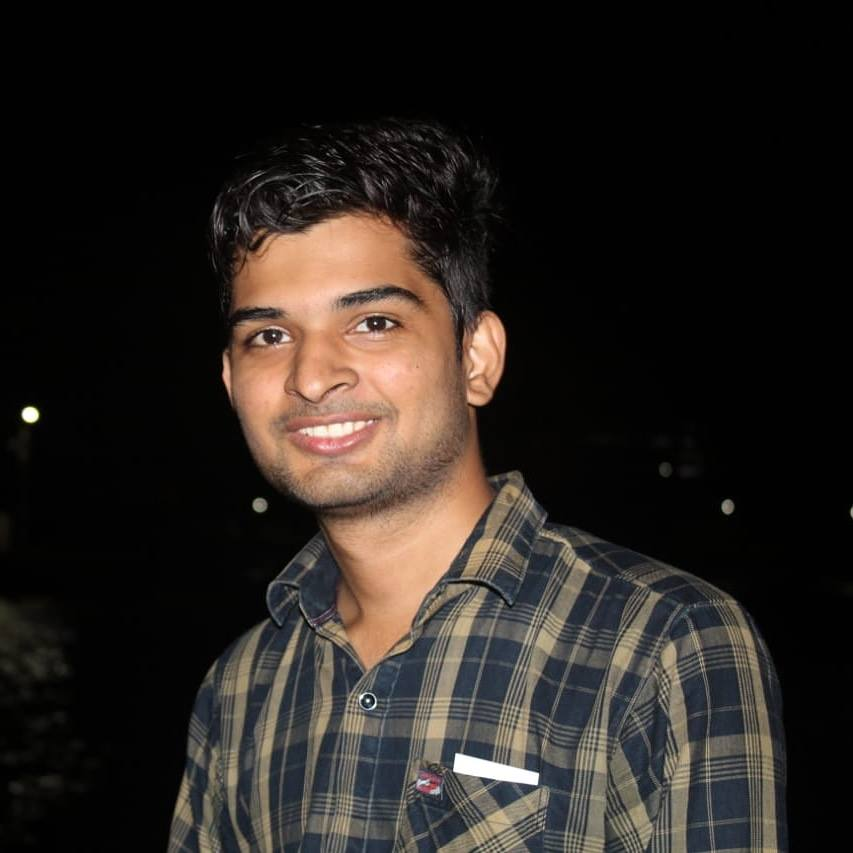
#> input picture arpit.jpg, 853 x 853 px
$ python 1.ImageBasics.py
#> lines starting #> are read from the running program, lines starting #| are printed output that depends on the picture
# importing openCV library
import cv2
print(cv2.__version__)

# 1 for color, 0 for gray Scale, -1 color including alpha channel
# flag = [-1, 0, 1]
# loading color image
flag = 1
try:
    image = cv2.imread('arpit.jpg', flag)
#> image is the input picture: shape (853, 853, 3); mean B, G, R 32.2, 36.3, 42.1
    print("Image loaded ")
    print(image.shape)
#| (853, 853, 3)
except Exception as e:
    print("Error in loading image ",e)

# showing image
frameName = "myFrame"
cv2.imshow(frameName, image)
# wait for 5 second
cv2.waitKey(5000)
cv2.destroyAllWindows()

# Saving image in grayScale format
grayImage = cv2.cvtColor(image, cv2.COLOR_BGR2GRAY)
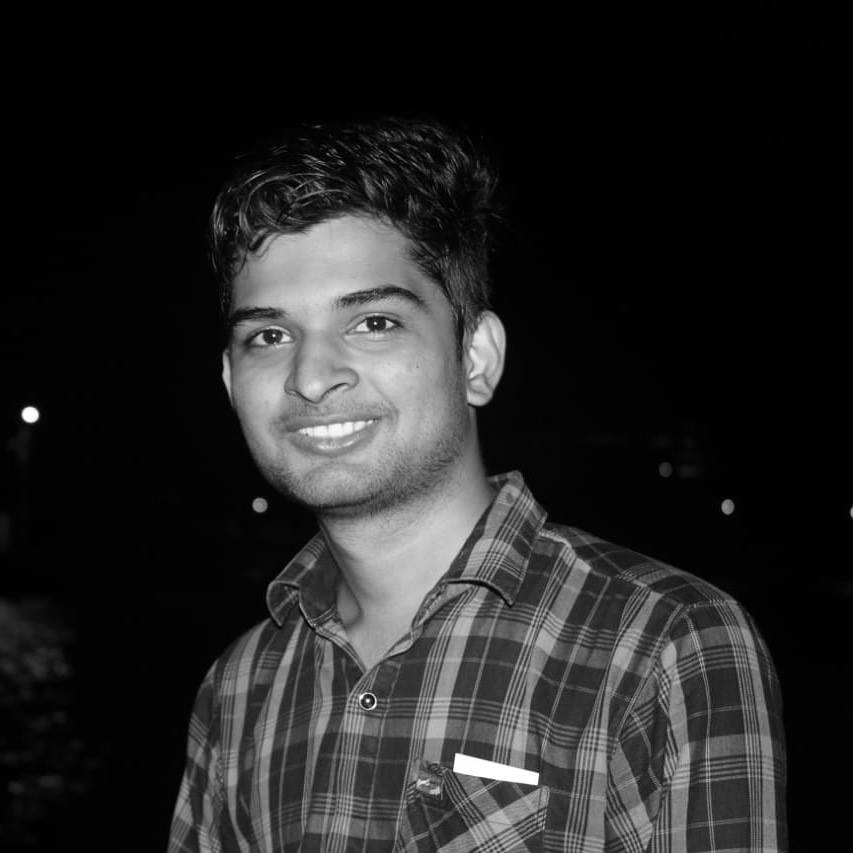
#> grayImage: shape (853, 853); min 0, max 255, mean 37.6
cv2.imwrite("grayArpit.png", grayImage)
